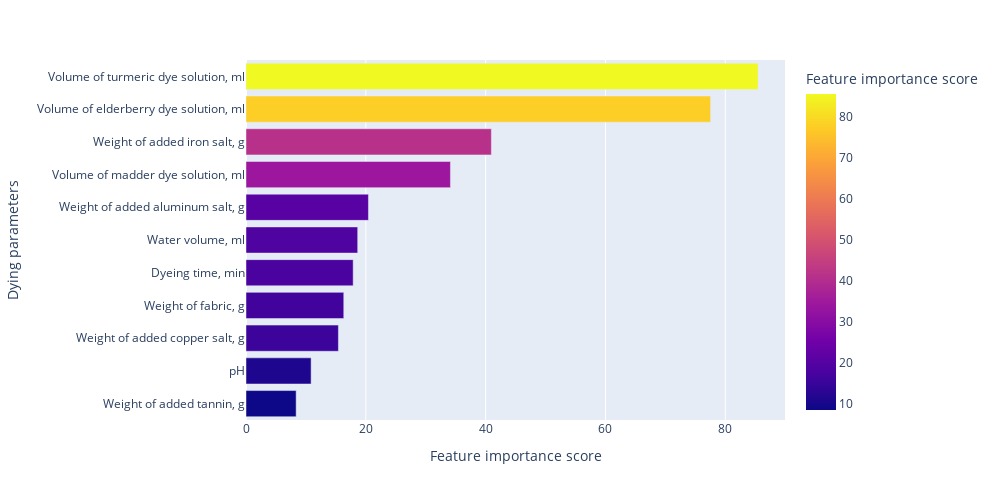

This figure's notebook cell:
### Code cell
fig = px.bar(data.iloc[::-1], y='x', x='score', orientation='h', width = 1000, height = 500, labels={'x': 'Dying parameters', 'score': 'Feature importance score'}, color = 'score')
fig.show()

### Figure 1 — Plotly figure (JSON) as saved in the notebook; plotly's stock layout.template omitted (floating-point values rounded to 4 significant figures)
{"data": [{"alignmentgroup": "True", "hovertemplate": "Feature importance score=%{marker.color}<br>Dying parameters=%{y}<extra></extra>", "legendgroup": "", "marker": {"color": [8.37, 10.87, 15.42, 16.32, 17.89, 18.64, 20.44, 34.12, 40.95, 77.54, 85.46], "coloraxis": "coloraxis", "pattern": {"shape": ""}}, "name": "", "offsetgroup": "", "orientation": "h", "showlegend": false, "textposition": "auto", "type": "bar", "x": [8.37, 10.87, 15.42, 16.32, 17.89, 18.64, 20.44, 34.12, 40.95, 77.54, 85.46], "xaxis": "x", "y": ["Weight of added tannin, g", "pH", "Weight of added copper salt, g", "Weight of fabric, g", "Dyeing time, min", "Water volume, ml", "Weight of added aluminum salt, g", "Volume of madder dye solution, ml", "Weight of added iron salt, g", "Volume of elderberry dye solution, ml", "Volume of turmeric dye solution, ml"], "yaxis": "y"}], "layout": {"barmode": "relative", "coloraxis": {"colorbar": {"title": {"text": "Feature importance score"}}, "colorscale": [[0, "#0d0887"], [0.1111, "#46039f"], [0.2222, "#7201a8"], [0.3333, "#9c179e"], [0.4444, "#bd3786"], [0.5556, "#d8576b"], [0.6667, "#ed7953"], [0.7778, "#fb9f3a"], [0.8889, "#fdca26"], [1, "#f0f921"]]}, "height": 500, "legend": {"tracegroupgap": 0}, "margin": {"t": 60}, "width": 1000, "xaxis": {"anchor": "y", "domain": [0, 1], "title": {"text": "Feature importance score"}}, "yaxis": {"anchor": "x", "domain": [0, 1], "title": {"text": "Dying parameters"}}}}
